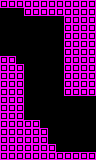

A level layout from a 2D game, rendered from its tile map. Below: a short description, then the map file with tile-grid data replaced by summaries:
An orthogonal 12x20 tile map with 8x8 px tiles, 1 tile layer (main) and 3 objects (3x proximity).

<map version="1.0" orientation="orthogonal" renderorder="right-down" width="12" height="20" tilewidth="8" tileheight="8" nextobjectid="43">
 <properties>
  <property name="L" type="int" value="1" />
  <property name="R" type="int" value="3" />
  <property name="type" value="tunnel" />
 </properties>
 <tileset firstgid="1" name="tiles" tilewidth="8" tileheight="8" tilecount="24" columns="6">
  <image source="../../../images/tiles.png" width="48" height="32" />
  <tile id="1">
   <properties>
    <property name="type" value="open" />
   </properties>
  </tile>
 </tileset>
 <layer name="main" width="12" height="20">
  <data>[240 cells, 120 non-empty, 1 distinct tile ids]</data>
 </layer>
 <objectgroup name="objects" />
 <objectgroup name="hazards">
  <object id="40" type="proximity" gid="4" x="8" y="56" width="8" height="8" />
  <object id="41" type="proximity" gid="4" x="88" y="152" width="8" height="8" />
  <object id="42" type="proximity" gid="1073741828" x="48" y="24" width="8" height="8" />
 </objectgroup>
</map>
